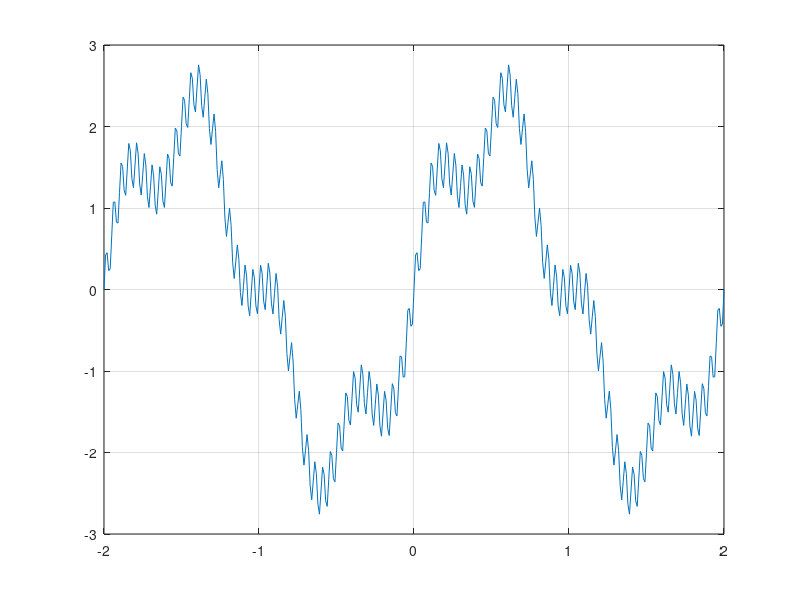
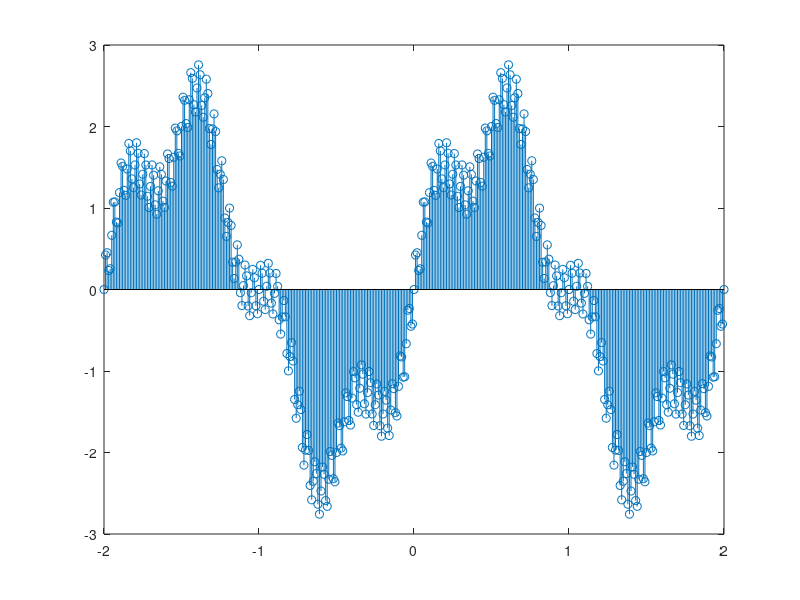
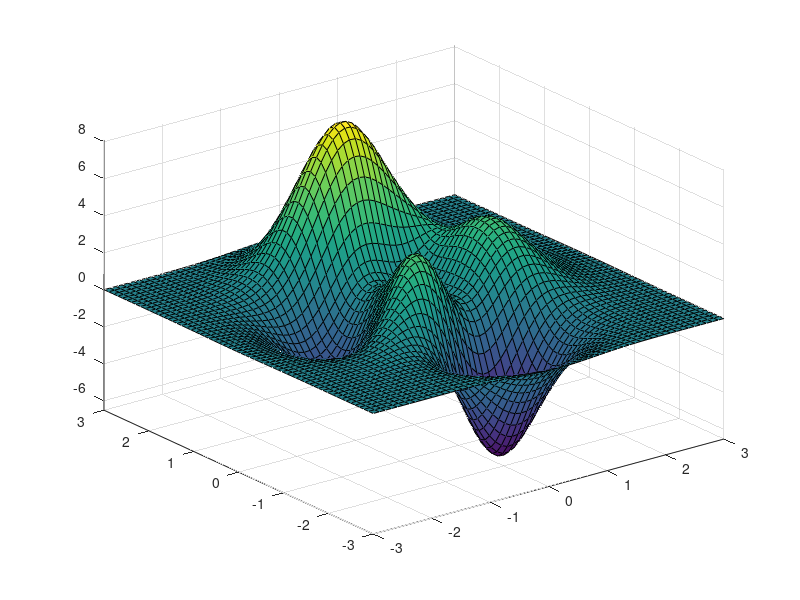

Write MATLAB code to recreate these figures, in order.
%% Adding sine waves 
% The following is a demonstration of adding sine wave in Matlab and uses
% the plot function to display the result
% 
% The final function should resemble: 
%
% $$ y = 2*sin(pi*x) + 0.6*sin(4*pi*x) + 0.3 * sin(40*pi*x) $$

%% Define the timeline
%x = -2 * pi : 0.001 : 2 * pi;
x = -2 : 0.01 : 2 ;

%% Define some component sine waves
y1 = 2.0 * sin(pi*x);
y2 = 0.6 * sin(pi*4*x);
y3 = 0.3 * sin(pi*40*x);

%% Sum the sines
y= y1 + y2 + y3;
figure
plot(x, y)
grid on


%% Using stem plot
% The stem function allows you to plot the discrete values. 
figure
stem(x,y)


%% 3D Plots
% The peaks function creates a 3D mesh plot of the following function:
%
% $$ z =  3*(1-x)^2*exp(-(x.^2) - (y+1)^2) - 10*(x/5 - x^3 - y.^5)*exp(-x^2-y^2) - 1/3*exp(-(x+1)^2 - y^2) $$
figure 
peaks(60)
